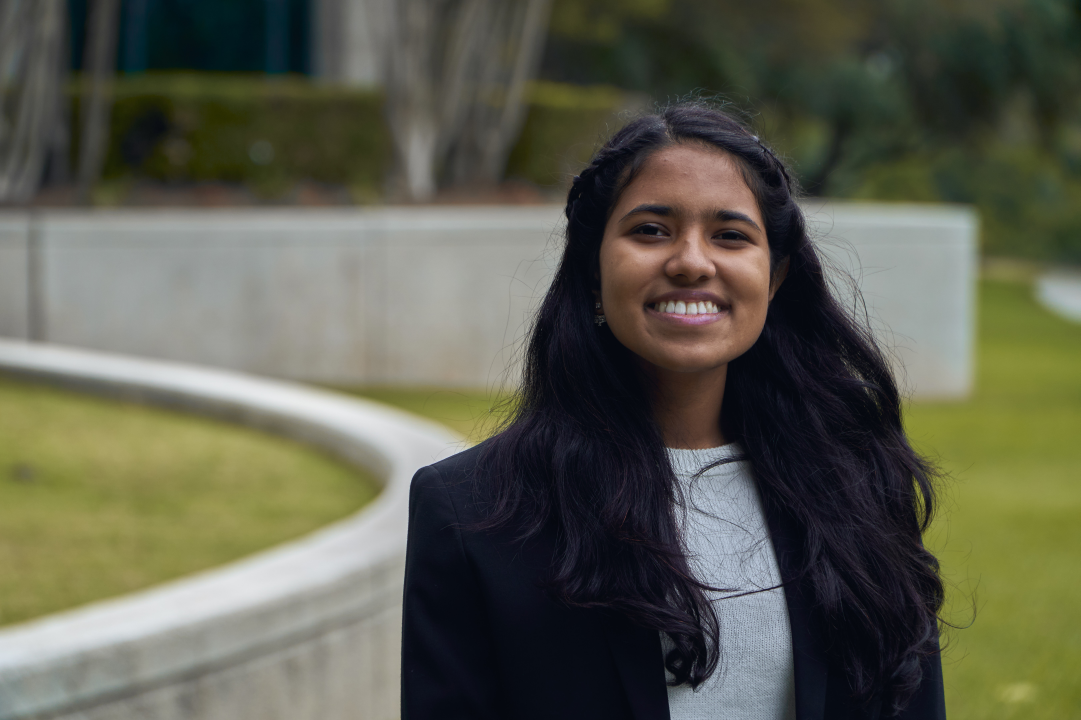
#> input picture D2009094.jpg, 5401 x 3600 px (shown at 1/5 size); its folder holds only this picture in this run
$ python preview.py
#> lines starting #> are read from the running program, lines starting #| are printed output that depends on the picture
import os, cv2, shutil


print(os.getcwd())

os.chdir(r"D:\Exports for sony mausi\riya di single")
newpath = os.getcwd()
photos = os.listdir()
i = 1

face_cascade = cv2.CascadeClassifier("E:\project\FOrg\haarcascade\haarcascade_frontalface_alt.xml")
for photo in photos:
    if photo.endswith(".jpg"):
        print(str(i)+'.'+photo)
        photopath = os.path.join(newpath,photo)
        print(photopath)
        img = cv2.imread(photopath)
#> img is the input picture: shape (3600, 5401, 3); mean B, G, R 78.7, 93.7, 92.7
        scale_percent = 20
        dim = (int (img.shape[1]*scale_percent/100),int (img.shape[0]*scale_percent/100))
#> dim = (1080, 720)
        rimage = cv2.resize(img,dim,interpolation= cv2.INTER_AREA)
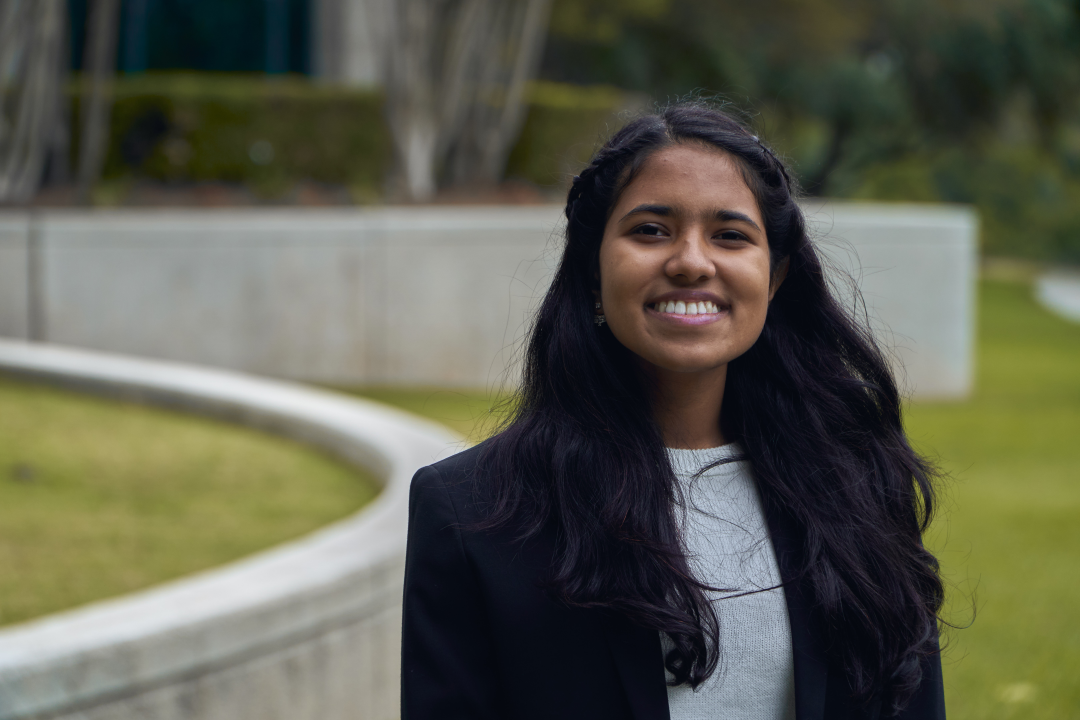
#> rimage: shape (720, 1080, 3); mean B, G, R 78.7, 93.7, 92.7
        gray = cv2.cvtColor(rimage,cv2.COLOR_BGR2GRAY)
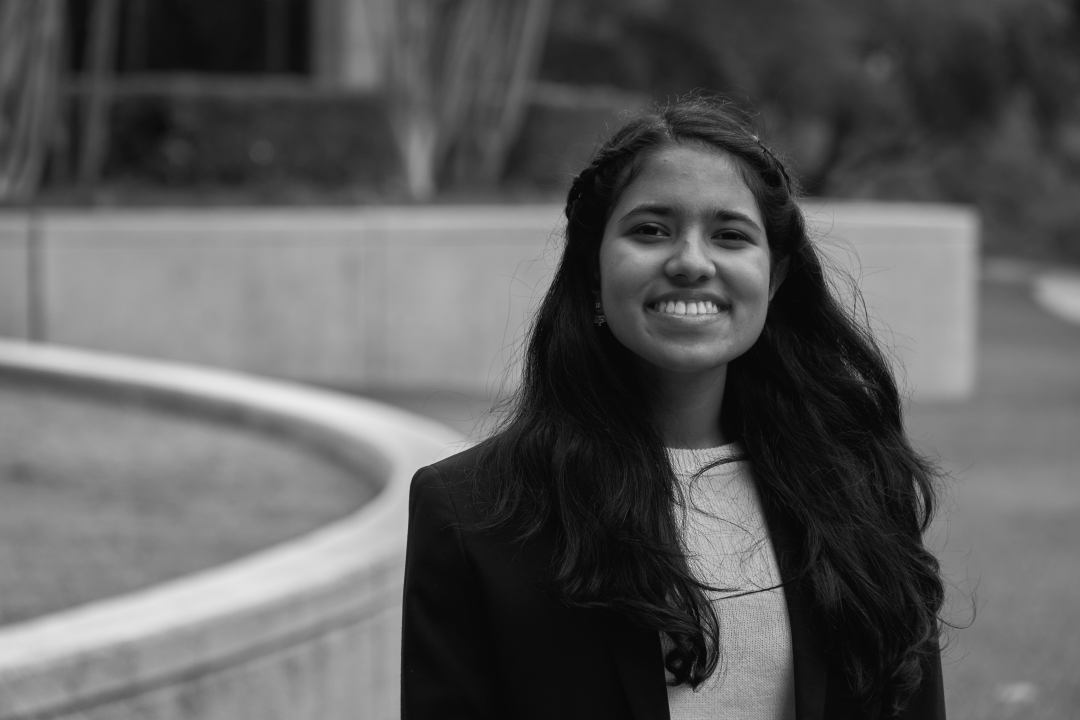
#> gray: shape (720, 1080); min 7, max 235, mean 91.7
        faces = face_cascade.detectMultiScale(gray,1.1,4)
#> faces = [[591, 148, 203, 203]]
        numface = len(faces)
#> numface = 1
        print(numface)
#| 1
        if numface==0:
            if not os.path.isdir(r"E:\project\FOrg\lol"):
                os.makedirs(r"E:\project\FOrg\lol")
            shutil.move(photopath,(r'E:\project\FOrg\lol\%s' % photo))
        i += 1
